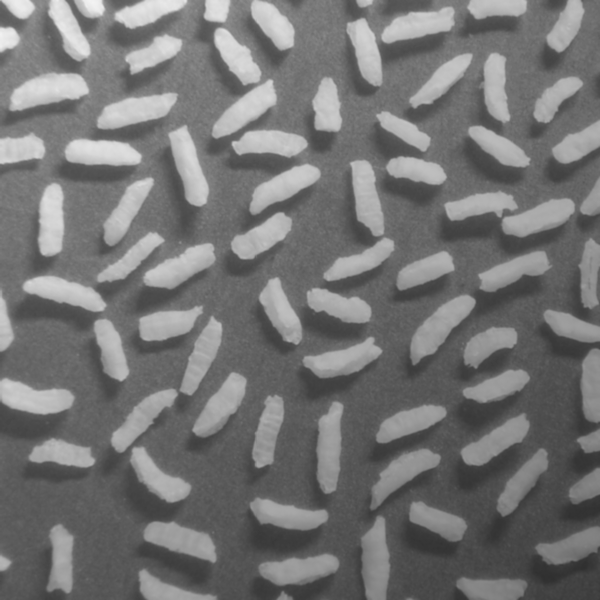
#> input picture Q3_3.tif, 600 x 600 px
$ python question3_3.py
#> lines starting #> are read from the running program, lines starting #| are printed output that depends on the picture; after the words box and inside, x2 and y2 are one past the last pixel; in counts of white or black regions, pixels touching at a corner belong together
#!/usr/bin/env python3
# -*- coding: utf-8 -*-
"""
Created on Tue Apr 16 05:59:26 2019

@author: saqlain
"""
#Question 3
##   C Extract the rice objects from image

## By looking at image we can find that intensity level of rice is higher than background
##  SO we can threshold
## I could manually select thresholding value and get good results but
## I have used otsu threshold because it can automatically detect threshold

import cv2
import numpy as np

img=cv2.imread("Q3_3.tif")
#> img is the input picture: shape (600, 600, 3); min 47, max 243, mean 116.4

img=cv2.resize(img,(400,500))
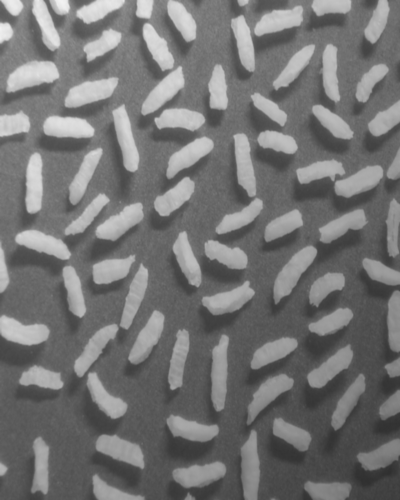
#> img: shape (500, 400, 3); min 48, max 242, mean 116.3
img=cv2.cvtColor(img,cv2.COLOR_BGR2GRAY) #COnvert image to Grayscale
#> img: shape (500, 400)
img2=img.copy()

(T, thresh_otsu) = cv2.threshold(img,0,255,cv2.THRESH_BINARY+cv2.THRESH_OTSU)
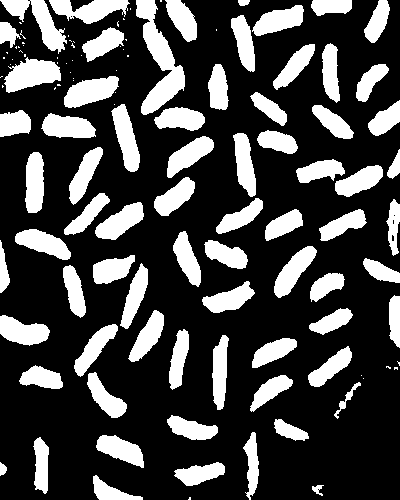
#> thresh_otsu: shape (500, 400); 27.2% white; 118 white regions (46 under 20 px)
#> T = 133
( contours, _) = cv2.findContours(thresh_otsu, cv2.RETR_EXTERNAL, cv2.CHAIN_APPROX_SIMPLE)
#> contours = 118 contours, 46 with area under 20; largest, box (x1, y1, x2, y2) and area: (136, 0, 185, 115) 2130, (4, 57, 61, 93) 1192, (0, 0, 67, 54) 1150, (64, 76, 119, 108) 1050, (49, 0, 130, 24) 1012
cv2.drawContours(img2, contours, -1, (0, 0, 255), 2)
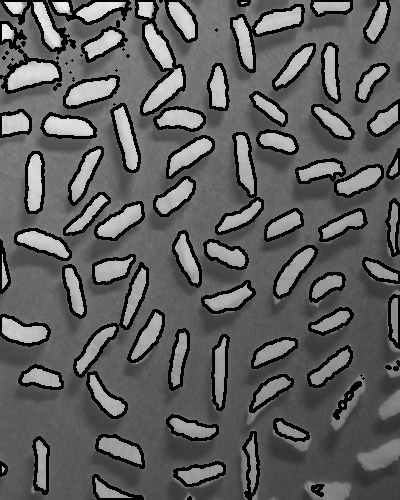
#> img2: shape (500, 400); min 0, max 242, mean 94.7
thresh_image=np.hstack([img,thresh_otsu, img2])
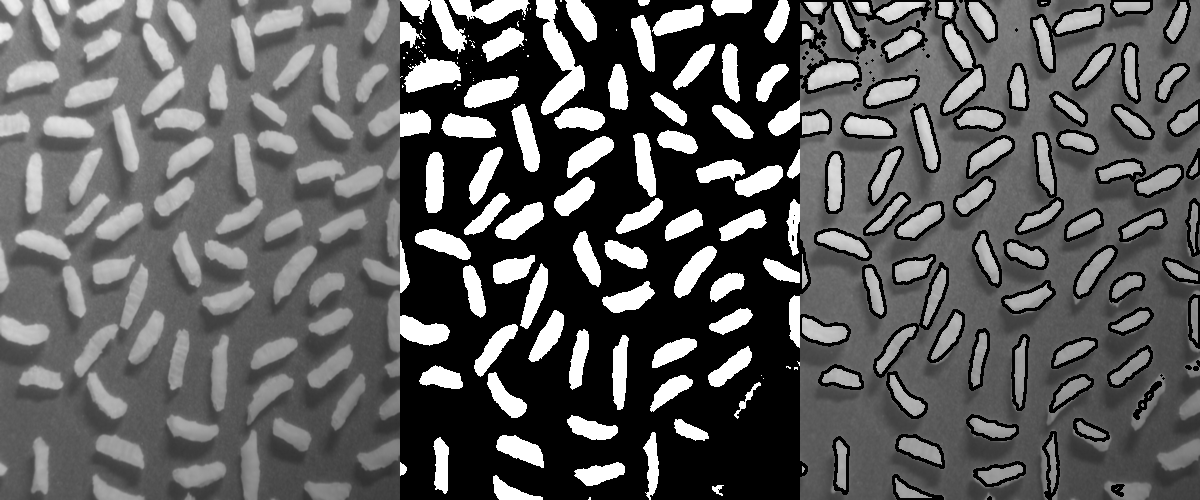
#> thresh_image: shape (500, 1200); min 0, max 255, mean 93.5
cv2.imshow("Thresholded Images",thresh_image)
cv2.waitKey(0)
cv2.destroyAllWindows()
